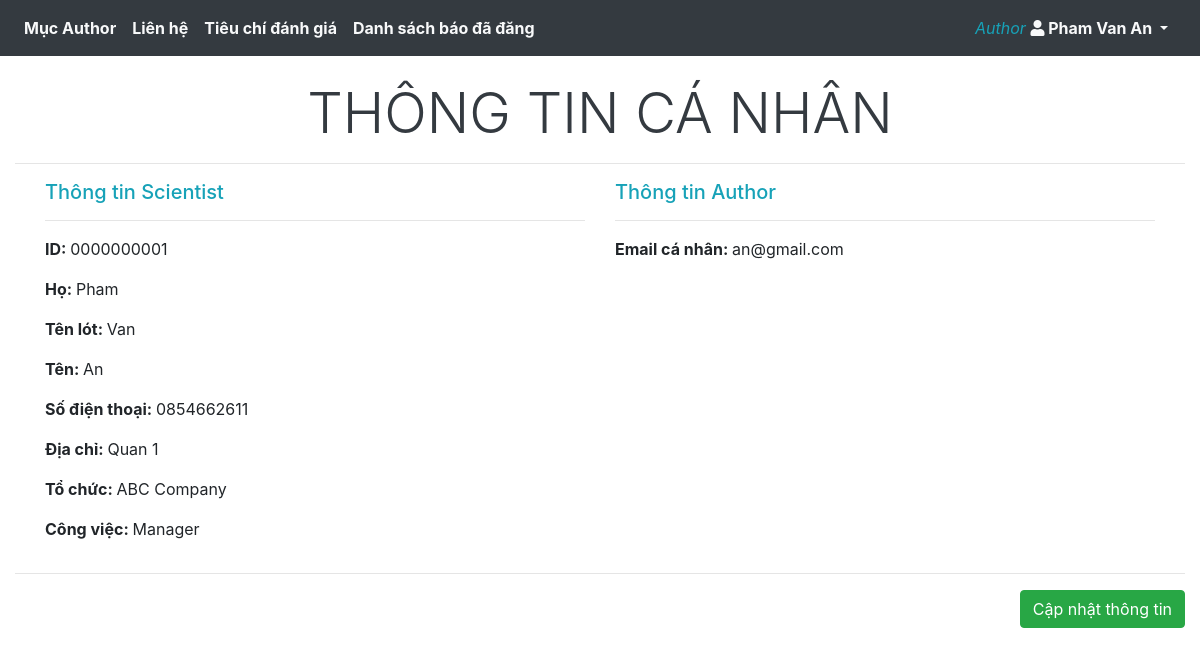
The page /Client/userInfo.php (signed in) on the database its author committed.
### tables this page shows
create table scientist(
	id char(10),	
	last_name varchar(255) not null,
	middle_name varchar(255),
	first_name varchar(255) not null,
	phone char(11),
    address varchar(255),
    `organization` varchar(255),
    job varchar(255),
	primary key(id)
);

create table author(
	id char(10),
    author_email varchar(255),
	primary key(id),
	foreign key(id) references  scientist(id) ON DELETE CASCADE ON UPDATE CASCADE
);

### Server/userInfoServer.php (called while the page is built, shortened)
<?php
include('userLogin.php');
$userid = $_SESSION['userid'];
$scientist_query = "select * from scientist where id = '$userid'";
$scientist_query_result = mysqli_query($connect_handle,$scientist_query);
$scientist_data = mysqli_fetch_assoc($scientist_query_result);
if($_SESSION['role_author'] == TRUE){
    $author_query = "select * from author where id = '$userid'";
    $author_result = mysqli_query($connect_handle,$author_query);
    $author_data = mysqli_fetch_assoc($author_result);
}
?>

### Client/userInfo.php (the view, shortened to what this page needs)
<!DOCTYPE html>
<html lang="en-US">
<head>
    <link rel="stylesheet" href="style/login.css">
    <link rel="stylesheet" href="https://maxcdn.bootstrapcdn.com/bootstrap/4.5.2/css/bootstrap.min.css">
    <link rel="stylesheet" href="https://use.fontawesome.com/releases/v5.7.0/css/all.css"
>
</head>
<?php include('../Server/userInfoServer.php'); ?>
<body>
    <div>
        <?php include_once('component/header.php');?>
    </div>
    <div class="container-fluid" style="padding-top: 80px;">
        <div class="display-4 text-center text-dark text-uppercase">Thông tin cá nhân</div>
        <hr>
        <div class="container">
            <div class="row">
                <div class="col-md-6">
                    <h5 class="text-left text-info">Thông tin Scientist</h5>
                    <hr>
                    <div>
                        <p><strong>ID: </strong>
                            <?php if($scientist_data['id']==NULL):?>
                            <i class="text-muted">
                                <?php echo "Chưa có thông tin";?>
                            </i>
                            <?php else: ?>
                            <?php echo $scientist_data['id'];?>
                            <?php endif ?>
                        </p>
                        <p><strong>Họ: </strong>
                            <?php if($scientist_data['last_name']==NULL):?>
                            <i class="text-muted">
                                <?php echo "Chưa có thông tin";?>
                            </i>
                            <?php else: ?>
                            <?php echo $scientist_data['last_name'];?>
                            <?php endif ?>
                        </p>
                        <p><strong>Tên lót: </strong>
                            <?php if($scientist_data['middle_name']==NULL):?>
                            <i class="text-muted">
                                <?php echo "Chưa có thông tin";?>
                            </i>
                            <?php else: ?>
                            <?php echo $scientist_data['middle_name'];?>
                            <?php endif ?>
                        </p>
                        <p><strong>Tên: </strong>
                            <?php if($scientist_data['first_name']==NULL):?>
                            <i class="text-muted">
                                <?php echo "Chưa có thông tin";?>
                            </i>
                            <?php else: ?>
                            <?php echo $scientist_data['first_name'];?>
                            <?php endif ?>
                        </p>
                        <p><strong>Số điện thoại: </strong>
                            <?php if($scientist_data['phone']==NULL):?>
                            <i class="text-muted">
                                <?php echo "Chưa có thông tin";?>
                            </i>
                            <?php else: ?>
                            <?php echo $scientist_data['phone'];?>
                            <?php endif ?>
                        </p>
                        <p><strong>Địa chỉ: </strong>
                            <?php if($scientist_data['address']==NULL):?>
                            <i class="text-muted">
                                <?php echo "Chưa có thông tin";?>
                            </i>
                            <?php else: ?>
                            <?php echo $scientist_data['address'];?>
                            <?php endif ?>
                        </p>
                        <p><strong>Tổ chức: </strong>
                            <?php if($scientist_data['organization']==NULL):?>
                            <i class="text-muted">
                                <?php echo "Chưa có thông tin";?>
                            </i>
                            <?php else: ?>
                            <?php echo $scientist_data['organization'];?>
                            <?php endif ?>
                        </p>
                        <p><strong>Công việc: </strong>
                            <?php if($scientist_data['job']==NULL):?>
                            <i class="text-muted">
                                <?php echo "Chưa có thông tin";?>
                            </i>
                            <?php else: ?>
                            <?php echo $scientist_data['job'];?>
                            <?php endif ?>
                        </p>
                    </div>
                </div>
                <div class="col-md-6">
                    <?php if($_SESSION['role_author'] == TRUE):?>
                    <h5 class="text-left text-info">Thông tin Author</h5>
                    <hr>
                    <div>
                        <p><strong>Email cá nhân: </strong>
                            <?php if($author_data['author_email']==NULL):?>
                            <i class="text-muted">
                                <?php echo "Chưa có thông tin";?>
                            </i>
                            <?php else: ?>
                            <?php echo $author_data['author_email'];?>
                            <?php endif ?>
                        </p>
                    </div>
                    <?php endif ?>
                </div>
            </div>
        </div>
        <hr>
        <div class="text-right" style="padding-bottom: 40px;">
            <button type="button" class="btn btn-success" data-toggle="modal" data-target="#update-modal">
                Cập nhật thông tin
            </button>
        </div>
    </div>
</body>
</html>

### rows shown on the page
scientist: id "0000000001", last_name "Pham", middle_name "Van", first_name "An", phone "0854662611", address "Quan 1", organization "ABC Company", job "Manager"
author: author_email "an@gmail.com"

### other values the page prints
$_SESSION['username'] "Pham Van An"
